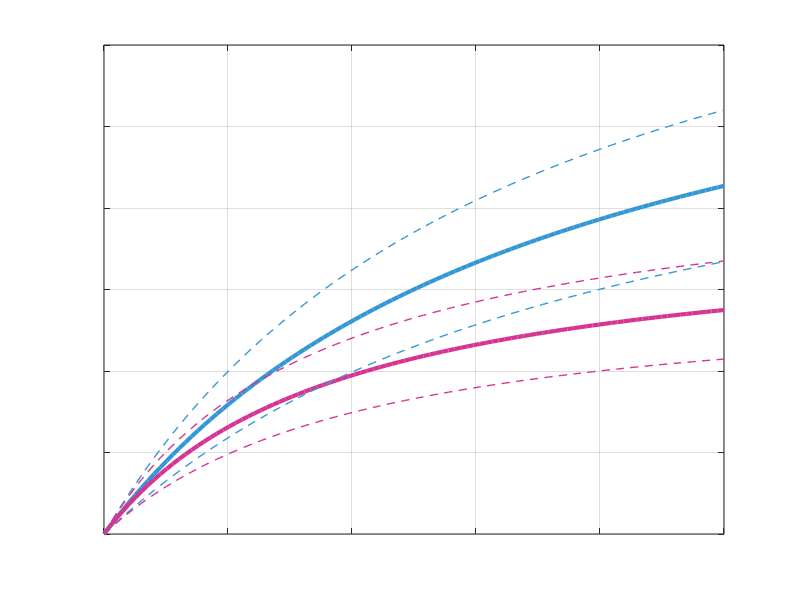

MATLAB code for this plot: (Note: this script raises an error after producing the figure.)
function man_figs_graph_abs

close all

%% Experiment figure

% Number of points in plot
N = 100;
% Number of individuals in population
M = 1000;

t = linspace(0,10,N)';

am = 7.43;
bm = 4.64;
% ---
af = 3.8;
bf = 3;

noisem = randn(2,M)/10;
apopm = am + am .* noisem(1,:);
bpopm = am + am .* noisem(2,:);
% ---
noisef = randn(2,M)/10;
apopf = af + af .* noisef(1,:);
bpopf = af + af .* noisef(2,:);

ypopm = zeros(N,M);
ypopf = zeros(N,M);
for i = 1:M
    ypopm(:,i) = apopm(i)*t ./ (bpopm(i) + t);
    ypopf(:,i) = apopf(i)*t ./ (bpopf(i) + t);
end
ypopm_mean  = mean(ypopm,  2);
ypopm_std   = std (ypopm,0,2);
ypopm_lower = ypopm_mean - 2*ypopm_std;
ypopm_upper = ypopm_mean + 2*ypopm_std;
% ---
ypopf_mean  = mean(ypopf,  2);
ypopf_std   = std (ypopf,0,2);
ypopf_lower = ypopf_mean - 2*ypopf_std;
ypopf_upper = ypopf_mean + 2*ypopf_std;

exp_fig = figure;
plot(t,ypopm_mean ,'-' , 'Color',[0.203, 0.592, 0.835], 'LineWidth',3)
hold on
plot(t,ypopf_mean ,'-' , 'Color',[0.835, 0.203, 0.576], 'LineWidth',3)
plot(t,ypopm_lower,'--', 'Color',[0.203, 0.592, 0.835], 'LineWidth',1)
plot(t,ypopm_upper,'--', 'Color',[0.203, 0.592, 0.835], 'LineWidth',1)
plot(t,ypopf_lower,'--', 'Color',[0.835, 0.203, 0.576], 'LineWidth',1)
plot(t,ypopf_upper,'--', 'Color',[0.835, 0.203, 0.576], 'LineWidth',1)
hold off
set(gca,'xticklabel',[])
set(gca,'yticklabel',[])
grid on

%% Distribution figure

distm = random('beta',2,5,[M,1]);
distf = random('beta',2,5,[M,1])+0.25;

dist_fig = figure;
hm = histogram(distm);
hm.FaceColor = [0.203, 0.592, 0.835];
hold on
hf = histogram(distf);
hf.FaceColor = [0.835, 0.203, 0.576];
hold off
set(gca,'xticklabel',[])
set(gca,'yticklabel',[])

%% Save figures

save_data_name = sprintf('exp.png');
exportgraphics(exp_fig, save_data_name)
% 
save_data_name = sprintf('dist.png');
exportgraphics(dist_fig, save_data_name)

end


























